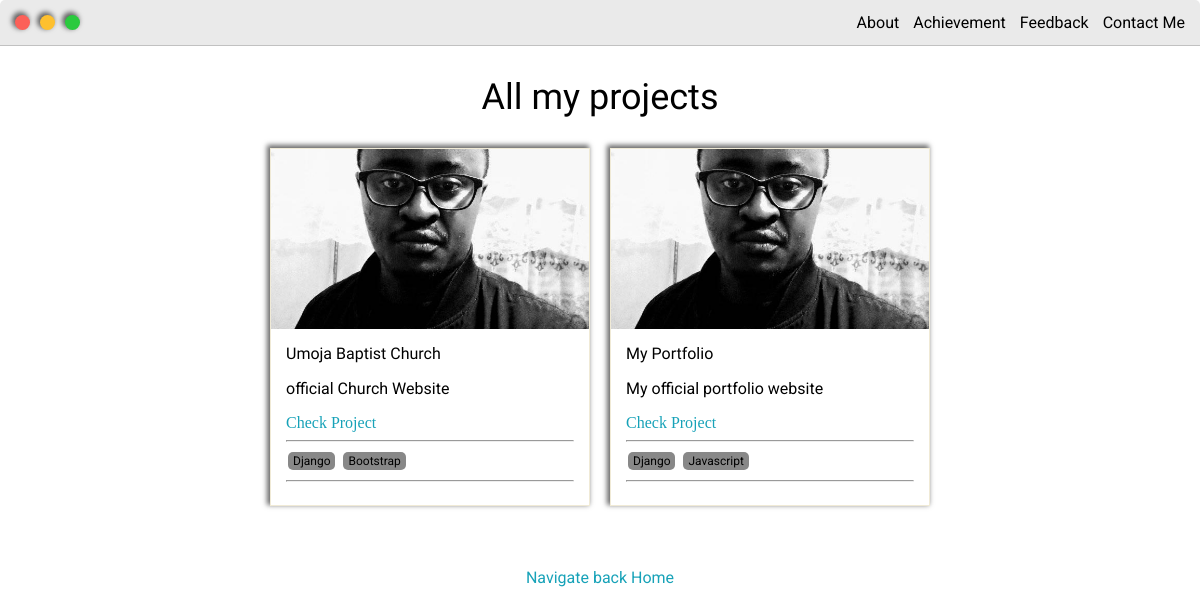
Page /posts on the earlier database version.
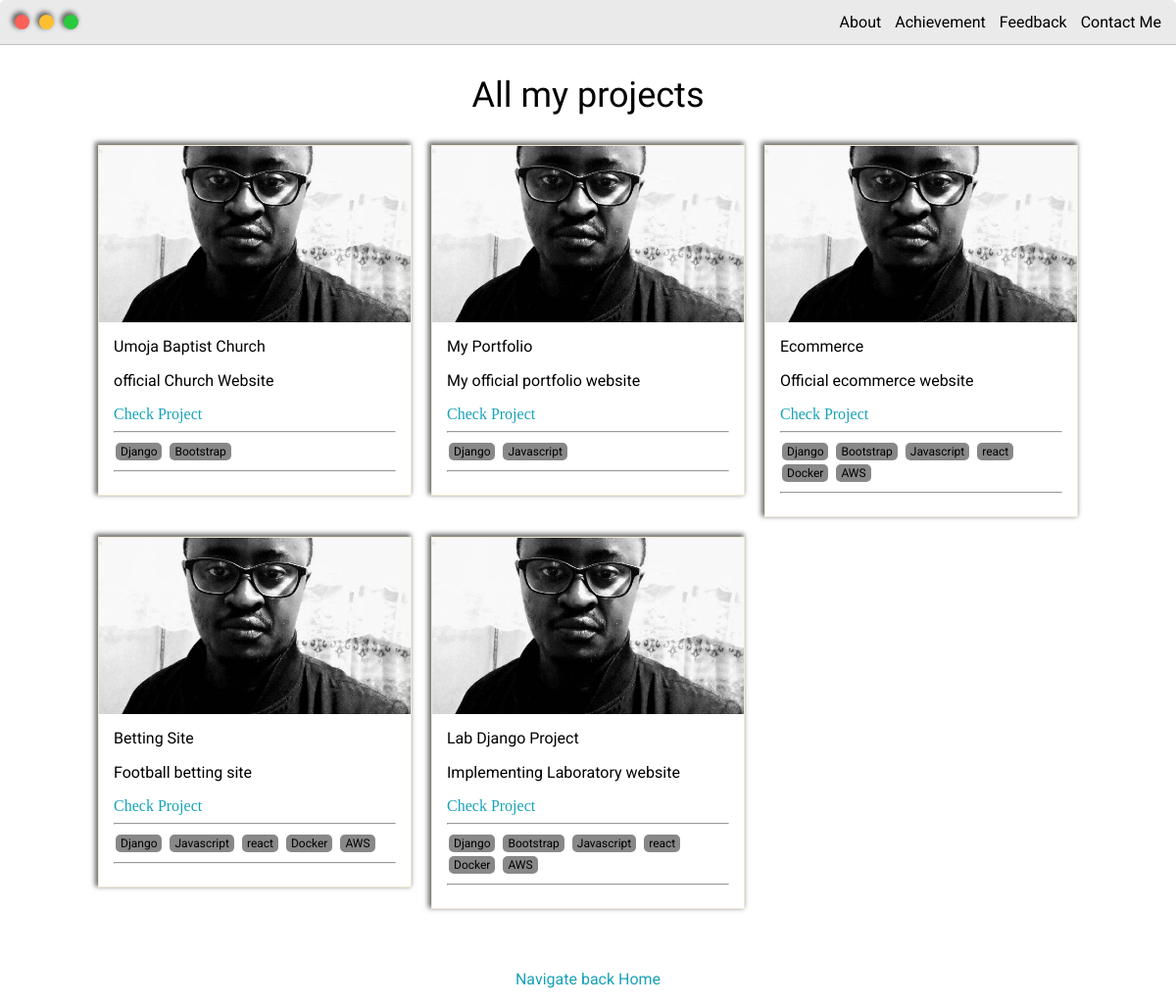
Same page on the later database version.
### portfolioWebsite/models.py (models this page shows, shortened)
class Project(models.Model):
    Headline = models.CharField(max_length=150)
    Subheadline = models.CharField(blank=True, null=True, max_length=200)
    Body = models.TextField(null=True, blank=True)
    Created = models.DateTimeField(auto_now_add=True)
    Active = models.BooleanField(default=False)
    Featured = models.BooleanField(default=False)
    Tags = models.ManyToManyField(Tag)

class Tag(models.Model):
    Name = models.CharField(max_length=200)
    def __str__(self):
        return self.Name

### portfolioWebsite/views.py (the view)
# urls.py: path('posts', Posts, name='posts'),
def Posts(request):
    posts = Project.objects.all()
    context = {
        'posts': posts
    }
    return render(request, 'Posts.html', context)

### portfolioWebsite/templates/Posts.html
{% extends 'Base.html' %}{% block content %} {% include 'Navbar.html' %}
<h2 style="color: black; text-align: center;">All my projects</h2>
<div class="post-wrapper">
    {% for post in posts %}
    <div>
        <div class="post">
            <img class="thumbnail" src="media/pic.jpg" alt="">
            <div class="post-preview">
                <h6 class="project-title">{{ post.Headline }}</h6>
                <p class="project-intro">{{ post.Subheadline }}</p>
                <a href="post">Check Project</a>
                <hr> {% for tag in post.Tags.all %}
                <span class="tag">{{ tag }}</span> {% endfor %}
                <hr>
            </div>
        </div>
    </div>
    {% empty %}
    <h3>No Projects to view</h3>
    {% endfor %}
</div>
<p style="text-align: center;"><a href="{% url 'home' %}">Navigate back Home</a></p>
{% endblock content %}

### portfolioWebsite/templates/Base.html (shortened to what this page needs)
{% load static %}
<!DOCTYPE html>
<html lang="en">
<head>
    <link rel="stylesheet" href="{% static 'css/default.css' %}">
    <link id="theme-style" rel="stylesheet" href="">
</head>
<body>
    {% block content %} {% endblock content %}
</body>
</html>

### portfolioWebsite/templates/Navbar.html (shortened to what this page needs)
<!DOCTYPE html>
<html lang="en">
<head>
</head>
<body>
    <div class="nav-wrapper">
        <div class="dots-wrapper">
            <div id="dot-1" class="browser-dot"></div>
            <div id="dot-2" class="browser-dot"></div>
            <div id="dot-3" class="browser-dot"></div>
        </div>
        <ul id="navigation">
            <li><a href="#about">About</a></li>
            <li><a href="#achievement">Achievement</a></li>
            <li><a href="#feedback">Feedback</a></li>
            <li><a href="#contact">Contact Me</a></li>
        </ul>
    </div>
</body>
</html>

### portfolioWebsite/static/css/default.css (style rules this page uses)
:root { --mainColor: #eaeaea; --secondaryColor: #fff; --borderColor: #c1c1c1; --mainText: black; --secondaryText: #4b5156; --previewShadow: #f0ead6; --themeDotBorder: #24292e; --previewBg: rgb(251, 249, 243, 0.8); --buttonColor: black; --feedbackButton: #fff; }
html, body { margin: 0; padding: 0; }
body * { transition: 0.3s; }
h1, h2, h3, h4, h5, h6, strong { color: var(--mainText); font-weight: 500; font-family: 'Russo One', sans-serif; }
p, li, span, input, textarea { color: var(--mainText); font-family: 'Roboto', sans-serif; }
a { text-decoration: none; color: #17a2b8; }
ul { list-style: none; }
h2 { font-size: 36px; }
h6 { font-size: 16px; }
.nav-wrapper { border-radius: 5px 5px 0 0; grid-area: nav-wrapper; border-bottom: 1px solid var(--borderColor); display: flex; justify-content: space-between; align-items: center; background-color: var(--mainColor); }
.dots-wrapper { display: flex; padding: 10px; }
#dot-1 { background-color: #FC6058; }
#dot-2 { background-color: #FEC02F; }
#dot-3 { background-color: #2ACA3E; }
.browser-dot { background-color: black; height: 15px; width: 15px; border-radius: 50%; margin: 5px; box-shadow: -2px -2px 5px 1px rgba(0, 0, 0, 0.59); -webkit-box-shadow: -2px -2px 5px 1px rgba(0, 0, 0, 0.59); -moz-box-shadow: -2px -2px 5px 1px rgba(0, 0, 0, 0.59); }
#navigation { margin: 0; padding: 10px; }
#navigation li { display: inline; margin-right: 5px; margin-left: 5px; }
#navigation a { color: var(--mainText); }
.post-wrapper { display: grid; justify-content: center; gap: 20px; padding-bottom: 46px; grid-template-columns: repeat(auto-fit, 320px); }
.post { border: 1px solid var(--previewShadow); box-shadow: -2px -2px 5px 1px rgba(0, 0, 0, 0.59); -webkit-box-shadow: -2px -2px 5px 1px rgba(0, 0, 0, 0.59); -moz-box-shadow: -2px -2px 5px 1px rgba(0, 0, 0, 0.59); }
.thumbnail { width: 100%; height: 180px; display: block; object-fit: cover; }
.post-preview { background-color: #fff; padding: 15px; }
.project-title { color: black; margin: 0; }
.project-intro { color: black; font-size: 16px; }
.tag { display: inline-block; color: black; background-color: #888; border-radius: 5px; margin: 2px; padding: 2px 5px; font-size: 12px; }

Differences in the rows shown:
added Project: Headline "Ecommerce", Subheadline "Official ecommerce website", Tag (Name "Django"), Tag (Name "Bootstrap"), Tag (Name "Javascript")
added Tag: Name "react"
added Tag: Name "Docker"
added Tag: Name "AWS"
added Project: Headline "Betting Site", Subheadline "Football betting site", Tag (Name "Django"), Tag (Name "Javascript")
added Project: Headline "Lab Django Project", Subheadline "Implementing Laboratory website", Tag (Name "Django"), Tag (Name "Bootstrap"), Tag (Name "Javascript")
